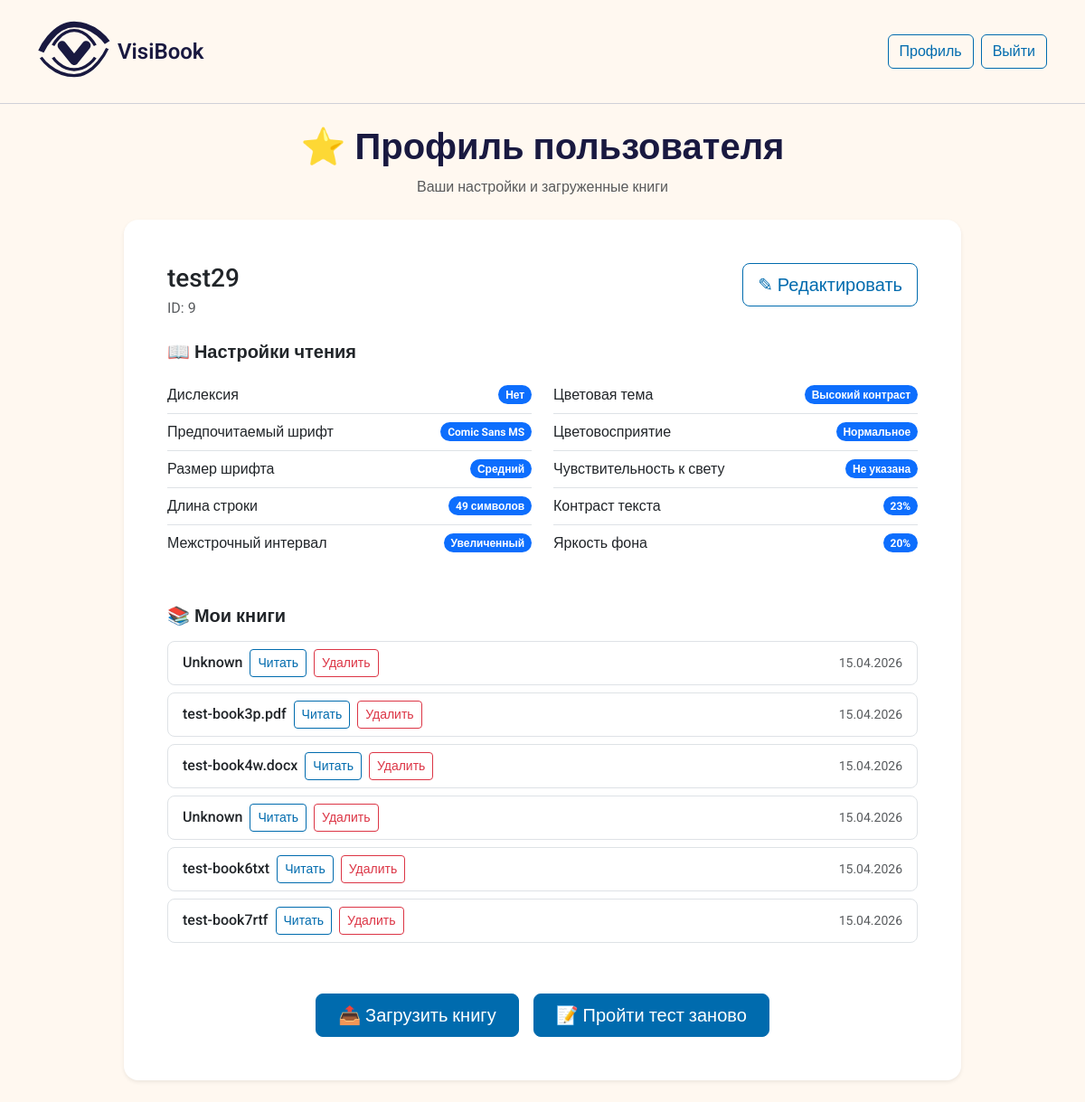
/profile/9 (signed in), run on the app's committed database.
### app.py (models this page shows, shortened)
class User(db.Model):
    id = db.Column(db.Integer, primary_key=True)
    username = db.Column(db.String(80), unique=True, nullable=False, default='user1')
    password_hash = db.Column(db.String(200))
    contrast = db.Column(db.String(20))       # 'high', 'medium', 'low'
    color_vision = db.Column(db.String(20))   # 'normal', 'deutan', 'protan', 'tritan'
    font_pref = db.Column(db.String(20))      # 'small', 'medium', 'large'
    theme_pref = db.Column(db.String(20))     # 'light', 'dark', 'sepia', 'high_contrast'
    line_height = db.Column(db.String(20), default='normal')      # 'normal' или 'large'
    color_blindness_type = db.Column(db.String(20), default='none')   # 'none', 'protanopia', 'deuteranopia', 'tritanopia'
    has_dyslexia = db.Column(db.Boolean, default=False)
    light_sensitivity_level = db.Column(db.String(20), default='low')   # 'low', 'medium', 'high'
    preferred_font = db.Column(db.String(50), default='Roboto')
    contrast_sensitivity = db.Column(db.Integer, default=50)
    brightness_preference = db.Column(db.Integer, default=50)
    preferred_line_width_ch = db.Column(db.Integer, default=66)
    created_at = db.Column(db.DateTime, default=datetime.utcnow)

class Book(db.Model):
    id = db.Column(db.Integer, primary_key=True)
    user_id = db.Column(db.Integer, db.ForeignKey('user.id'), nullable=False)
    filename = db.Column(db.String(200), nullable=False)
    file_path = db.Column(db.String(300), nullable=False)
    extracted_html_path = db.Column(db.String(300))  # путь к сгенерированному HTML
    title = db.Column(db.String(200))  # будет извлечено из метаданных
    uploaded_at = db.Column(db.DateTime, default=datetime.utcnow)
    user = db.relationship('User', backref=db.backref('books', lazy=True))

### app.py (the view)
@app.route('/profile/<int:user_id>')
def profile(user_id):
    if 'user_id' not in session:
        return redirect(url_for('login'))
    if session['user_id'] != user_id:
        return "Доступ запрещён", 403
    user = User.query.get_or_404(user_id)
    return render_template('profile.html', user=user)

### app.py (called while the page is built)
@app.context_processor
def inject_user():
    return dict(session=session)

### templates/profile.html
{% extends "base.html" %}
{% block content %}
<div class="row justify-content-center">
    <div class="col-lg-10">
        <div class="text-center mb-4">
            <h1 class="fw-semibold">⭐ Профиль пользователя</h1>
            <p class="text-muted">Ваши настройки и загруженные книги</p>
        </div>
        <div class="card border-0 shadow-sm rounded-4 mb-4">
            <div class="card-body p-4 p-md-5">
                <div class="d-flex flex-wrap justify-content-between align-items-start mb-3">
                    <div>
                        <h5 class="card-title mb-1 fs-3">{{ user.username }}</h5>
                        <p class="text-muted mb-0">ID: {{ user.id }}</p>
                    </div>
                    <div class="mt-2 mt-sm-0">
                        <a href="{{ url_for('edit_profile') }}" class="btn btn-outline-primary btn-lg">✎ Редактировать</a>
                    </div>
                </div>
                <h6 class="mt-4 mb-3 fs-5 fw-semibold">📖 Настройки чтения</h6>
                <div class="row g-4">
                    <div class="col-md-6">
                        <ul class="list-group list-group-flush bg-transparent">
                            <li class="list-group-item d-flex justify-content-between align-items-center px-0">
                                Дислексия
                                <span class="badge bg-primary rounded-pill">{{ 'Да' if user.has_dyslexia else 'Нет' }}</span>
                            </li>
                            <li class="list-group-item d-flex justify-content-between align-items-center px-0">
                                Предпочитаемый шрифт
                                <span class="badge bg-primary rounded-pill">{{ user.preferred_font or 'Roboto' }}</span>
                            </li>
                            <li class="list-group-item d-flex justify-content-between align-items-center px-0">
                                Размер шрифта
                                <span class="badge bg-primary rounded-pill">
                                    {% if user.font_pref == 'small' %}Мелкий
                                    {% elif user.font_pref == 'medium' %}Средний
                                    {% elif user.font_pref == 'large' %}Крупный
                                    {% else %}Не указан{% endif %}
                                </span>
                            </li>
                            <li class="list-group-item d-flex justify-content-between align-items-center px-0">
                                Длина строки
                                <span class="badge bg-primary rounded-pill">{{ user.preferred_line_width_ch or 66 }} символов</span>
                            </li>
                            <li class="list-group-item d-flex justify-content-between align-items-center px-0">
                                Межстрочный интервал
                                <span class="badge bg-primary rounded-pill">
                                    {% if user.line_height == 'large' %}Увеличенный
                                    {% else %}Обычный{% endif %}
                                </span>
                            </li>
                        </ul>
                    </div>
                    <div class="col-md-6">
                        <ul class="list-group list-group-flush bg-transparent">
                            <li class="list-group-item d-flex justify-content-between align-items-center px-0">
                                Цветовая тема
                                <span class="badge bg-primary rounded-pill">
                                    {% if user.theme_pref == 'normal' %}Обычная
                                    {% elif user.theme_pref == 'high' %}Высокий контраст
                                    {% elif user.theme_pref == 'dark' %}Тёмная
                                    {% elif user.theme_pref == 'sepia' %}Сепия
                                    {% else %}Не указана{% endif %}
                                </span>
                            </li>
                            <li class="list-group-item d-flex justify-content-between align-items-center px-0">
                                Цветовосприятие
                                <span class="badge bg-primary rounded-pill">
                                    {% if user.color_vision == 'normal' %}Нормальное
                                    {% elif user.color_vision == 'deutan' %}Дейтеранопия
                                    {% elif user.color_vision == 'protan' %}Протанопия
                                    {% elif user.color_vision == 'tritan' %}Тританопия
                                    {% else %}Не указано{% endif %}
                                </span>
                            </li>
                            <li class="list-group-item d-flex justify-content-between align-items-center px-0">
                                Чувствительность к свету
                                <span class="badge bg-primary rounded-pill">
                                    {% if user.light_sensitivity_level == 'low' %}Низкая
                                    {% elif user.light_sensitivity_level == 'medium' %}Средняя
                                    {% elif user.light_sensitivity_level == 'high' %}Высокая
                                    {% else %}Не указана{% endif %}
                                </span>
                            </li>
                            <li class="list-group-item d-flex justify-content-between align-items-center px-0">
                                Контраст текста
                                <span class="badge bg-primary rounded-pill">{{ user.contrast_sensitivity or 50 }}%</span>
                            </li>
                            <li class="list-group-item d-flex justify-content-between align-items-center px-0">
                                Яркость фона
                                <span class="badge bg-primary rounded-pill">{{ user.brightness_preference or 50 }}%</span>
                            </li>
                        </ul>
                    </div>
                </div>
                <h6 class="mt-5 mb-3 fs-5 fw-semibold">📚 Мои книги</h6>
                {% if user.books %}
                <div class="list-group">
                    {% for book in user.books %}
                    <div class="list-group-item d-flex flex-wrap justify-content-between align-items-center rounded-3 mb-2 border">
                        <div class="d-flex flex-wrap align-items-center gap-2">
                            <span class="fw-medium">{{ book.title }}</span>
                            {% if book.extracted_html_path %}
                                <a href="/read/{{ book.id }}" class="btn btn-sm btn-outline-primary">Читать</a>
                            {% else %}
                                <span class="badge bg-warning text-dark">HTML не готов</span>
                            {% endif %}
                            <form action="{{ url_for('delete_book', book_id=book.id) }}" method="POST" class="d-inline" onsubmit="return confirm('Удалить книгу? Это действие нельзя отменить.');">
                                <button type="submit" class="btn btn-sm btn-outline-danger">Удалить</button>
                            </form>
                        </div>
                        <span class="text-muted small">{{ book.uploaded_at.strftime('%d.%m.%Y') }}</span>
                    </div>
                    {% endfor %}
                </div>
                {% else %}
                <div class="alert alert-light text-center py-3 rounded-3">
                    <p class="mb-0">У вас пока нет загруженных книг.</p>
                </div>
                {% endif %}
                <div class="d-flex flex-wrap justify-content-center gap-3 mt-5">
                    <a href="/upload/{{ user.id }}" class="btn btn-primary btn-lg px-4">📤 Загрузить книгу</a>
                    <a href="/test" class="btn btn-primary btn-lg px-4">📝 Пройти тест заново</a>
                </div>
            </div>
        </div>
    </div>
</div>
{% endblock %}

### templates/base.html (shortened to what this page needs)
<!doctype html>
<html lang="ru">
<head>
    <link href="https://cdn.jsdelivr.net/npm/bootstrap@5.3.0/dist/css/bootstrap.min.css" rel="stylesheet">
</head>
<body {% block body_attributes %}{% endblock %}>
    <nav class="navbar navbar-expand-lg mb-4">
        <div class="container">
            <a class="navbar-brand" href="/">
                <img src="{{ url_for('static', filename='logo/Logo_VisiBook.svg') }}" alt="VisiBook logo">
                VisiBook
            </a>
            <div class="collapse navbar-collapse" id="navbarNav">
                <ul class="navbar-nav ms-auto">
                    {% if session.user_id %}
                        <li class="nav-item">
                            <a class="btn btn-outline-primary ms-2"  href="/profile/{{ session.user_id }}">Профиль</a>
                        </li>
                        <li class="nav-item">
                            <a class="btn btn-outline-primary ms-2"  href="/logout">Выйти</a>
                        </li>
                    {% endif %}
                </ul>
            </div>
        </div>
    </nav>
    <div class="container mt-4">
        {% block content %}{% endblock %}
    </div>
</body>
</html>

### templates/base.html (style rules this page uses)
:root { --bg-light: #FFF8F0; --text-dark: #191940; --text-secondary: #4A4A6A; --accent: #006BAE; --accent-hover: #005A94; --border-light: #D0D0D8; --warning-bg: #681159; --warning-text: #FFFFFF; --btn-text: #FFFFFF; --btn-secondary-bg: #61BEE7; --btn-secondary-text: #191940; }
body { background-color: var(--bg-light); color: var(--text-dark); font-family: 'Roboto', sans-serif; transition: background-color 0.2s, color 0.2s; }
.navbar { background-color: var(--bg-light) !important; border-bottom: 1px solid var(--border-light); padding: 0.75rem 1rem; }
.navbar-brand { display: flex; align-items: center; gap: 0.5rem; font-weight: 600; font-size: 1.5rem; color: var(--text-dark) !important; text-decoration: none; }
.navbar-brand img { height: 80px; width: auto; }
.btn-primary { background-color: var(--accent); border-color: var(--accent); color: var(--btn-text); transition: background-color 0.2s, border-color 0.2s; }
.btn-outline-primary { border-color: var(--accent); color: var(--accent); }
.btn-outline-danger { border-color: #dc3545; color: #dc3545; }
.card { background-color: var(--bg-light); border: 1px solid var(--border-light); border-radius: 12px; box-shadow: 0 2px 8px rgba(0,0,0,0.03); }
a:not(.btn) { color: var(--accent); text-decoration: none; }
.card { background-color: #ffffff; border: none; box-shadow: 0 4px 12px rgba(0,0,0,0.05); }
* { scrollbar-width: auto; scrollbar-color: var(--accent, #006BAE) #f1f1f1; }

### data on the page
User: username "test29", id "9", has_dyslexia "Нет", preferred_font "Comic Sans MS", preferred_line_width_ch "49", contrast_sensitivity "23", brightness_preference "20"
Book: title "Unknown", uploaded_at "15.04.2026"
Book: title "test-book3p.pdf", uploaded_at "15.04.2026"
Book: title "test-book4w.docx", uploaded_at "15.04.2026"
Book: title "Unknown", uploaded_at "15.04.2026"
Book: title "test-book6txt", uploaded_at "15.04.2026"
Book: title "test-book7rtf", uploaded_at "15.04.2026"
